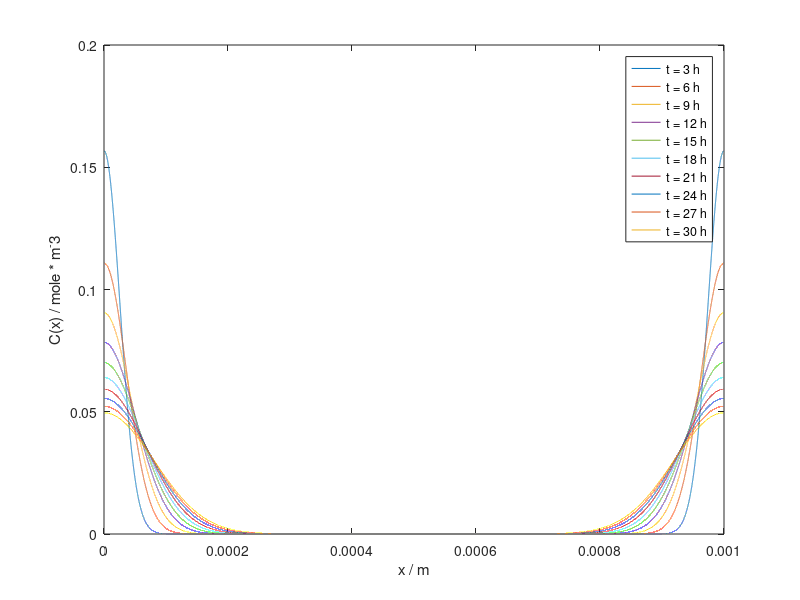

Here is the MATLAB script that generated this plot:
clc;

x=0:1e-8:1e-3;

for t = 3:3:30 

    y=(16.287./sqrt(t.*3600)).*((exp((-x.^2)./((1.2e-13).*t.*3600)))+exp(-1.*(((0.001-x).^2))./((1.2e-13).*t.*3600)));

    plot(x,y);

    hold on;
    
end 

xlabel('x / m')
ylabel('C(x) / mole * m^-3')

legend('t = 3 h', 't = 6 h', 't = 9 h', 't = 12 h', 't = 15 h', 't = 18 h', 't = 21 h', 't = 24 h', 't = 27 h', 't = 30 h');
    